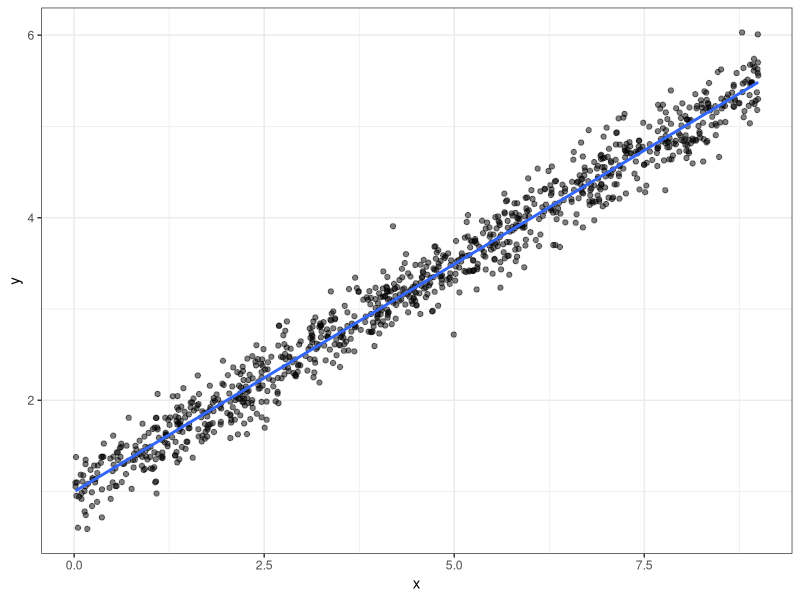
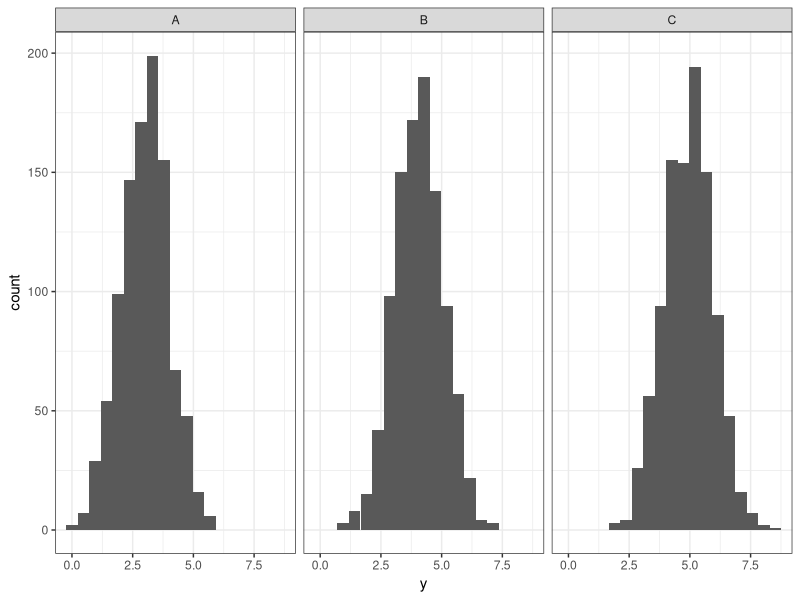
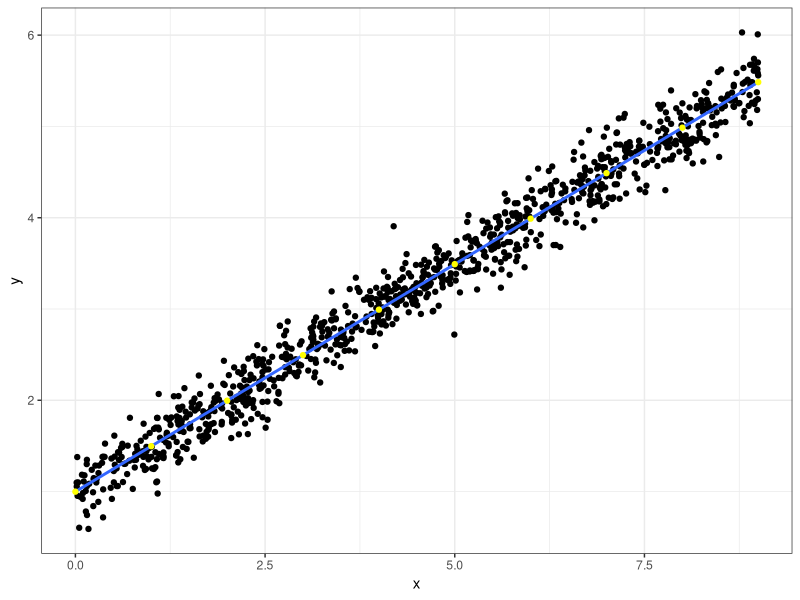

Generate these figures, in order, with R:
# Introduction to regressiOn in R
library(ggplot2)
library(dplyr)

old <- theme_set(theme_bw())
#theme_set(old)

## Simple Linear Regression

n <- 1000
x_1 <- runif(n, 0, 9)
y_1 <- 1 + 0.5*x_1 + rnorm(n, sd = .2)
df <- data.frame(x = x_1, y = y_1)
df
df[['x']]
df[['y']]

ggplot(df, aes(x, y)) + geom_point(alpha = 0.5) + geom_smooth(method = 'lm', se = FALSE)

model <- lm(y ~ x, df)
model

## Simple Linear Regression continuous vs category

n <- 1000
x_2 <- rep(c('A', 'B', 'C'), each = n)
y_2 <- c(rnorm(n, mean = 3), rnorm(n, mean = 4), rnorm(n, mean = 5))
df_2 <- data.frame(x = x_2, y = y_2)

ggplot(df_2, aes(y)) + geom_histogram(bins = 19) + facet_wrap(vars(x))

model_df_2_manual <- df_2 %>% group_by(x) %>% summarise(y_bar = mean(y))
model_df_2_manual

model_df_2 <- lm(y ~ x + 0, df_2)
model_df_2

## Linear Regression + fited points

df_fited <- tibble(x = 0:9)
df_fited <- df_fited %>% mutate(y = predict(model, df_fited))
df_fited

ggplot(df, aes(x, y)) + 
  geom_point() + 
  geom_smooth(method = "lm", se = FALSE) + 
  geom_point(data = df_fited, color = 'yellow')

#### hasta aqui me quede

## coefficients() fitted() residuals() summary()
## library() tidy() augment() glance() I()

# dell lorem ipsum
# (>o.o)>
